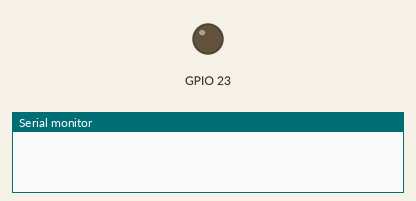
This program was run on a simulated ESP32. On the bench: output pins drawn as LEDs (lit = HIGH), the last lines printed to the serial monitor.

Above: at 0.05 s.
At 2.5 s:
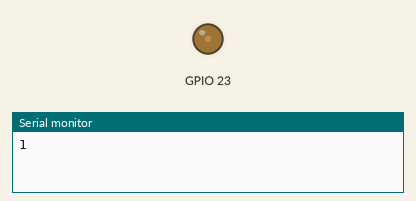
At 5.0 s:
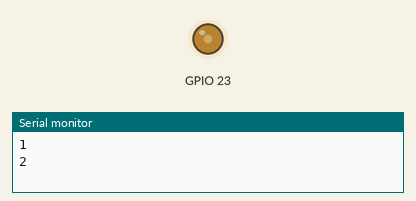
At 9.95 s:
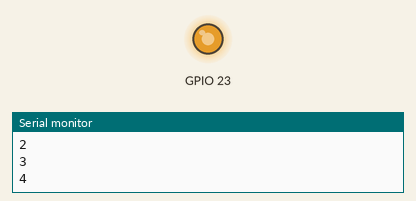
Timing chart, 0 to 13.0 s (numbered marks = the images above):
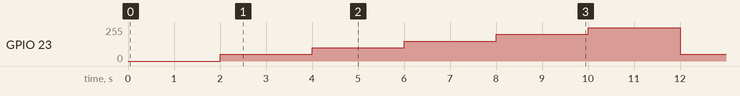

Measured:
- by itself, GPIO 23: repeats every 10.0 s: 100/255 2.0 s, 149/255 2.0 s, 199/255 2.0 s, 249/255 2.0 s, 50/255 2.0 s

The program:

main.cpp
```cpp
#include <Arduino.h>

hw_timer_t *timer = NULL;
int count = 0;

void IRAM_ATTR TimerEvent(){
  Serial.printf("%d\r\n",(count>4)?count=1:++count);
}

void setup() {
  //串口波特率初始化
  Serial.begin(115200);
  //定时器初始化
  timer = timerBegin(0,80,true);
  timerAttachInterrupt(timer,&TimerEvent,true);
  timerAlarmWrite(timer,2000000,true);
  timerAlarmEnable(timer);
  //ledc输出PWM初始化
  ledcSetup(2,1000,10);
  ledcAttachPin(23,2);
}

void loop() {
  //配置ledc输出PWM的占空比
  ledcWrite(2,count*200);
}
```
